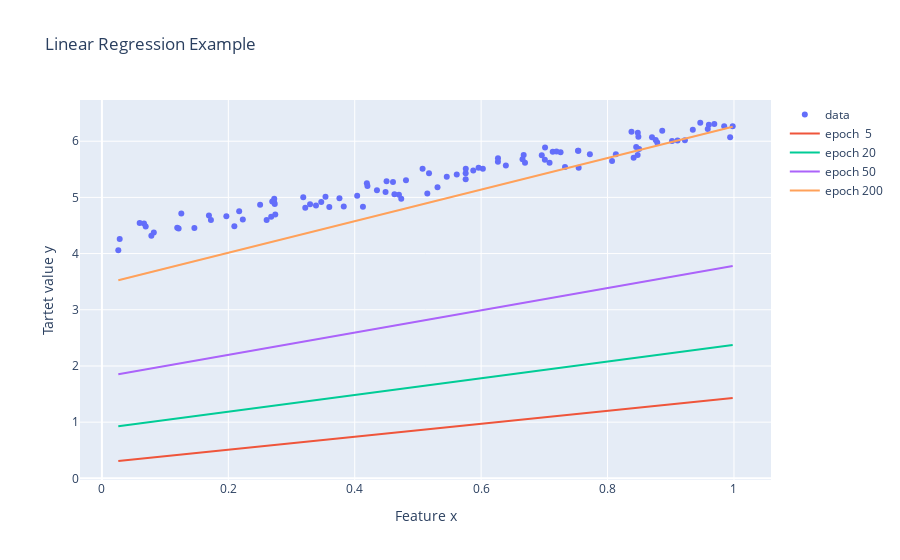
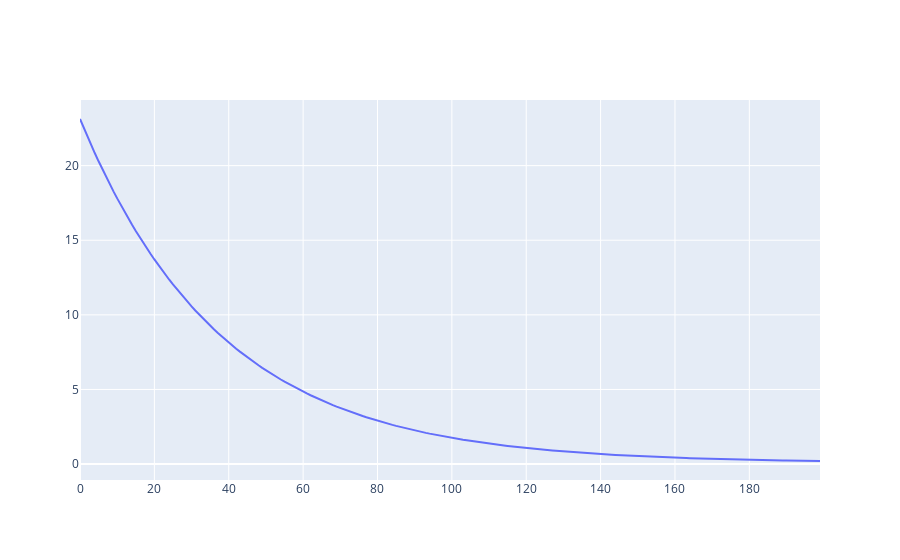
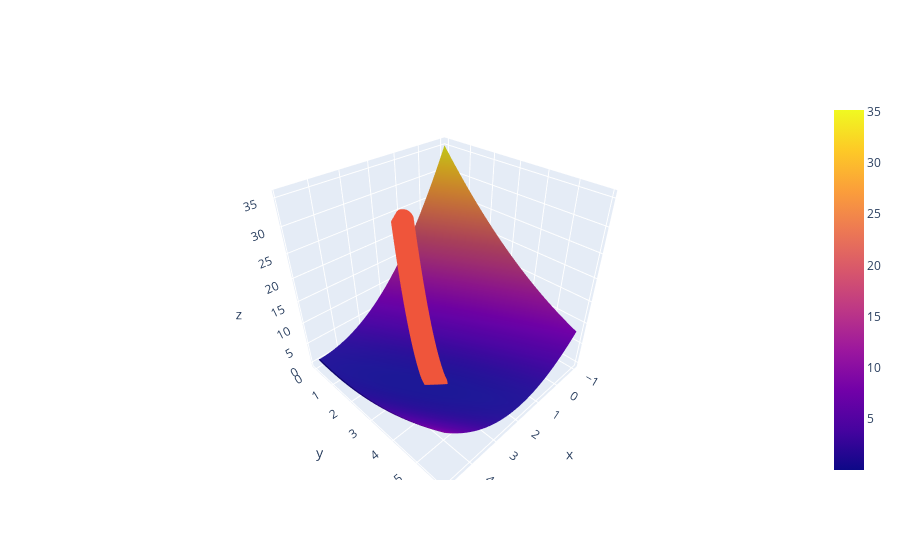

The code cell stored with these charts, in order, in its notebook:
### Markdown cell above
# Linear Regression Example
This example demonstrates how to estimate the parameters of a 1-D regression task using Gradient Descent.

### Code cell
import numpy as np
import plotly.graph_objects as go
import plotly
import plotly.offline as py
py.init_notebook_mode(connected=True)

# create sample dataset:
n_samples = 100
noise = np.random.rand(n_samples) * 0.5
w_or , b_or = 2, 4
x_or = np.random.rand(n_samples)
# target value is linearly correlated to the features + some noise:
y_or = w_or * x_or + b_or
x = x_or
y = y_or + noise

# start the training process:
a = 0.005 # learning rate
w_current, b_current = 1, 0  # initially set model equal to y = x
N = float(len(y))
epochs = 200
x_space = np.linspace(x.min(), x.max())
costs_all = []
ws, bs = [], []
for i in range(epochs):
    # get current predictions (y_pred)
    y_current = (w_current * x) + b_current
    
    # compute cost as sume of square distances:
    cost = sum([e**2 for e in (y-y_current)]) / N
    costs_all.append(cost)
    
    # compute gradients of w and b
    w_gradient = -(2/N) * sum(x * (y - y_current))
    b_gradient = -(2/N) * sum(y - y_current)
    
    # update w and b:
    w_current = w_current - (a * w_gradient)
    b_current = b_current - (a * b_gradient)
    ws.append(w_current)
    bs.append(b_current)
    if i==5:
        y_5 = w_current * x_space + b_current
    if i==20:
        y_20 = w_current * x_space + b_current
    if i==50:
        y_50 = w_current * x_space + b_current

y_200 = w_current * x_space + b_current


print(cost, w_current, b_current)
fig = go.Figure(data=[go.Scatter(x=x, y=y, mode='markers', name='data'),
                      go.Scatter(x=x_space, y=y_5, name="epoch  5"),
                      go.Scatter(x=x_space, y=y_20, name="epoch 20"),
                      go.Scatter(x=x_space, y=y_50, name="epoch 50"),
                      go.Scatter(x=x_space, y=y_200, name="epoch 200")],
                layout=go.Layout(title='Linear Regression Example',
                                           xaxis=dict(title="Feature x",), 
                                           yaxis=dict(title="Tartet value y",)))
plotly.offline.iplot(fig)

fig = go.Figure(data=go.Scatter(y=costs_all))
plotly.offline.iplot(fig)
w_pos = np.arange(-1, 5, 0.1)
b_pos = np.arange(0, 7, 0.1)
costs = np.zeros((len(w_pos), len(b_pos)))
for i in range(len(w_pos)):
    for j in range(len(b_pos)):
        y_current = (w_pos[i] * x) + b_pos[j]
        cost = sum([e**2 for e in (y-y_current)]) / N
        costs[i, j] = cost
#heatmap = go.Heatmap(z=np.log(costs), x=w_pos, y=b_pos)
#mesh = go.Mesh3d(x=w_pos, y=b_pos, z=np.log(costs),
#                   showscale=True)
plotly.offline.iplot([go.Surface(x=w_pos, y=b_pos, z=costs), 
                      go.Scatter3d(x=ws, y=bs, z=costs_all, mode='markers')])
